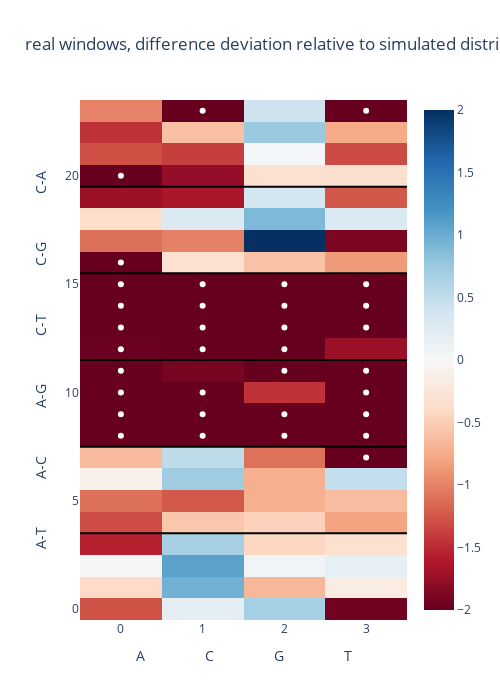

Notebook code cell kept with this figure:
### Code cell
threshold= -1.96

real_dists= [(x - np.mean(sim_mut_means)) / np.std(sim_mut_means) for x in mut_means]
real_dists= np.array(real_dists)
real_dist_grid= real_dists.reshape(shape_muts)

sig_idx= np.where(real_dist_grid < threshold)

from plotly.subplots import make_subplots
from plotly import tools

fig = [go.Heatmap(
    z= [list(x) for x in real_dist_grid],
    zmin= -2,
    zmax= 2,
    text= labels,
    type = 'heatmap',
    colorscale= 'RdBu'
)]

sig_fig= sig_idx


if sum([len(x) for x in sig_fig]):
    
    fig.append(go.Scatter(x= [int(x) for x in sig_fig[1]], y= [int(x) for x in sig_fig[0]],
     mode='markers',line =dict(color='white',width=3),showlegend= False))

for line in range(1,6):
    fig.append(go.Scatter(x= [-.5,3.5], y= [-.5 + 4 * line] * 2,
         mode='lines',line =dict(color='black',width=2),showlegend= False))


layout= go.Layout(
    yaxis= dict(range=[-.5, 23.5], 
                          title= 'A-T{}A-C{}A-G{}C-T{}C-G{}C-A'.format(*['\t'*12]*5)),
    xaxis= dict(title= 'A{}C{}G{}T'.format(*['\t'*15]*3),
               range= [-.5,3.5])
)

fig= go.Figure(data=fig, layout=layout)

fig['layout'].update(title= 'real windows, difference deviation relative to simulated distribution.',width= 500, height= 700)
iplot(fig)

### Figure 1 — Plotly figure (JSON) as saved in the notebook; plotly's stock layout.template omitted (floating-point values rounded to 4 significant figures)
{"data": [{"colorscale": [[0, "rgb(103,0,31)"], [0.1, "rgb(178,24,43)"], [0.2, "rgb(214,96,77)"], [0.3, "rgb(244,165,130)"], [0.4, "rgb(253,219,199)"], [0.5, "rgb(247,247,247)"], [0.6, "rgb(209,229,240)"], [0.7, "rgb(146,197,222)"], [0.8, "rgb(67,147,195)"], [0.9, "rgb(33,102,172)"], [1, "rgb(5,48,97)"]], "text": [["AAA_T", "AAC_T", "AAG_T", "AAT_T"], ["CAA_T", "CAC_T", "CAG_T", "CAT_T"], ["GAA_T", "GAC_T", "GAG_T", "GAT_T"], ["TAA_T", "TAC_T", "TAG_T", "TAT_T"], ["AAA_C", "AAC_C", "AAG_C", "AAT_C"], ["CAA_C", "CAC_C", "CAG_C", "CAT_C"], ["GAA_C", "GAC_C", "GAG_C", "GAT_C"], ["TAA_C", "TAC_C", "TAG_C", "TAT_C"], ["AAA_G", "AAC_G", "AAG_G", "AAT_G"], ["CAA_G", "CAC_G", "CAG_G", "CAT_G"], ["GAA_G", "GAC_G", "GAG_G", "GAT_G"], ["TAA_G", "TAC_G", "TAG_G", "TAT_G"], ["ACA_T", "ACC_T", "ACG_T", "ACT_T"], ["CCA_T", "CCC_T", "CCG_T", "CCT_T"], ["GCA_T", "GCC_T", "GCG_T", "GCT_T"], ["TCA_T", "TCC_T", "TCG_T", "TCT_T"], ["ACA_G", "ACC_G", "ACG_G", "ACT_G"], ["CCA_G", "CCC_G", "CCG_G", "CCT_G"], ["GCA_G", "GCC_G", "GCG_G", "GCT_G"], ["TCA_G", "TCC_G", "TCG_G", "TCT_G"], ["ACA_A", "ACC_A", "ACG_A", "ACT_A"], ["CCA_A", "CCC_A", "CCG_A", "CCT_A"], ["GCA_A", "GCC_A", "GCG_A", "GCT_A"], ["TCA_A", "TCC_A", "TCG_A", "TCT_A"]], "type": "heatmap", "z": [[-1.274, 0.202, 0.6781, -1.945], [-0.3931, 0.9622, -0.6638, -0.1674], [0.02984, 1.077, 0.07022, 0.1809], [-1.554, 0.6743, -0.4267, -0.3219], [-1.303, -0.5503, -0.4651, -0.8065], [-1.11, -1.233, -0.7183, -0.6192], [-0.09634, 0.708, -0.7214, 0.4902], [-0.6432, 0.5223, -1.102, -2.295], [-3.178, -3.186, -3.475, -2.316], [-4.145, -3.904, -3.728, -4.61], [-2.832, -2.64, -1.454, -2.39], [-3.552, -1.909, -2.674, -3.25], [-1.979, -2.165, -4.153, -1.734], [-3.445, -2.338, -2.967, -3.038], [-3.117, -4.137, -4.523, -2.717], [-3.131, -2.166, -3.3, -2.224], [-2.346, -0.3272, -0.5848, -0.8607], [-1.108, -1.01, 2.109, -1.889], [-0.3639, 0.3027, 0.8996, 0.2951], [-1.711, -1.639, 0.364, -1.242], [-2.072, -1.765, -0.3281, -0.3356], [-1.281, -1.385, 0.02502, -1.309], [-1.452, -0.5964, 0.7499, -0.7627], [-1.001, -2.092, 0.4201, -3.047]], "zmax": 2, "zmin": -2}, {"line": {"color": "white", "width": 3}, "mode": "markers", "showlegend": false, "type": "scatter", "x": [3, 0, 1, 2, 3, 0, 1, 2, 3, 0, 1, 3, 0, 2, 3, 0, 1, 2, 0, 1, 2, 3, 0, 1, 2, 3, 0, 1, 2, 3, 0, 0, 1, 3], "y": [7, 8, 8, 8, 8, 9, 9, 9, 9, 10, 10, 10, 11, 11, 11, 12, 12, 12, 13, 13, 13, 13, 14, 14, 14, 14, 15, 15, 15, 15, 16, 20, 23, 23]}, {"line": {"color": "black", "width": 2}, "mode": "lines", "showlegend": false, "type": "scatter", "x": [-0.5, 3.5], "y": [3.5, 3.5]}, {"line": {"color": "black", "width": 2}, "mode": "lines", "showlegend": false, "type": "scatter", "x": [-0.5, 3.5], "y": [7.5, 7.5]}, {"line": {"color": "black", "width": 2}, "mode": "lines", "showlegend": false, "type": "scatter", "x": [-0.5, 3.5], "y": [11.5, 11.5]}, {"line": {"color": "black", "width": 2}, "mode": "lines", "showlegend": false, "type": "scatter", "x": [-0.5, 3.5], "y": [15.5, 15.5]}, {"line": {"color": "black", "width": 2}, "mode": "lines", "showlegend": false, "type": "scatter", "x": [-0.5, 3.5], "y": [19.5, 19.5]}], "layout": {"height": 700, "title": {"text": "real windows, difference deviation relative to simulated distribution."}, "width": 500, "xaxis": {"range": [-0.5, 3.5], "title": {"text": "A\t\t\t\t\t\t\t\t\t\t\t\t\t\t\tC\t\t\t\t\t\t\t\t\t\t\t\t\t\t\tG\t\t\t\t\t\t\t\t\t\t\t\t\t\t\tT"}}, "yaxis": {"range": [-0.5, 23.5], "title": {"text": "A-T\t\t\t\t\t\t\t\t\t\t\t\tA-C\t\t\t\t\t\t\t\t\t\t\t\tA-G\t\t\t\t\t\t\t\t\t\t\t\tC-T\t\t\t\t\t\t\t\t\t\t\t\tC-G\t\t\t\t\t\t\t\t\t\t\t\tC-A"}}}}
